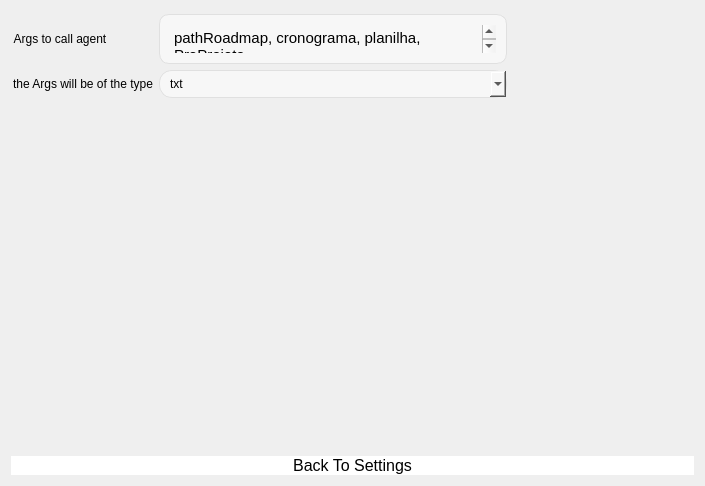
          <widget class="QWidget" name="page_10">
           <layout class="QGridLayout" name="gridLayout_18">
            <item row="1" column="1">
             <spacer name="horizontalSpacer_2">
              <property name="orientation">
               <enum>Qt::Horizontal</enum>
              </property>
              <property name="sizeHint" stdset="0">
               <size>
                <width>40</width>
                <height>20</height>
               </size>
              </property>
             </spacer>
            </item>
            <item row="1" column="0">
             <layout class="QGridLayout" name="gridLayout_32">
              <property name="leftMargin">
               <number>2</number>
              </property>
              <property name="topMargin">
               <number>3</number>
              </property>
              <property name="rightMargin">
               <number>9</number>
              </property>
              <item row="1" column="1">
               <widget class="QTextEdit" name="ArgsCreatetextedit">
                <property name="sizePolicy">
                 <sizepolicy hsizetype="Minimum" vsizetype="Preferred">
                  <horstretch>0</horstretch>
                  <verstretch>0</verstretch>
                 </sizepolicy>
                </property>
                <property name="minimumSize">
                 <size>
                  <width>348</width>
                  <height>50</height>
                 </size>
                </property>
                <property name="maximumSize">
                 <size>
                  <width>347</width>
                  <height>50</height>
                 </size>
                </property>
                <property name="toolTip">
                 <string>&lt;html&gt;&lt;head/&gt;&lt;body&gt;&lt;p&gt;When creating arguments for your agent you can reference the arguments in the message sent to openai, this means you can pass a document to the agent and mention it in the main message of the prompt like {arg}&lt;/p&gt;&lt;/body&gt;&lt;/html&gt;</string>
                </property>
                <property name="styleSheet">
                 <string notr="true">            QTextEdit {
          
                border: 1px solid #E0E0E0;
                padding: 10px;
                border-radius: 10px;
                background-color: #F7F7F7;
                color: black;  /* Cor do texto preto */
                font-family: Arial;
                font-size: 14px;
            }</string>
                </property>
                <property name="html">
                 <string>&lt;!DOCTYPE HTML PUBLIC &quot;-//W3C//DTD HTML 4.0//EN&quot; &quot;http://www.w3.org/TR/REC-html40/strict.dtd&quot;&gt;
&lt;html&gt;&lt;head&gt;&lt;meta name=&quot;qrichtext&quot; content=&quot;1&quot; /&gt;&lt;style type=&quot;text/css&quot;&gt;
p, li { white-space: pre-wrap; }
&lt;/style&gt;&lt;/head&gt;&lt;body style=&quot; font-family:'Arial'; font-size:14px; font-weight:400; font-style:normal;&quot;&gt;
&lt;p style=&quot; margin-top:0px; margin-bottom:0px; margin-left:0px; margin-right:0px; -qt-block-indent:0; text-indent:0px;&quot;&gt;&lt;span style=&quot; font-size:11pt;&quot;&gt;pathRoadmap, cronograma, planilha, PreProjeto&lt;/span&gt;&lt;/p&gt;&lt;/body&gt;&lt;/html&gt;</string>
                </property>
                <property name="placeholderText">
                 <string>pathRoadmap, cronograma, planilha, PreProjeto</string>
                </property>
               </widget>
              </item>
              <item row="1" column="0">
               <widget class="QLabel" name="label_18">
                <property name="sizePolicy">
                 <sizepolicy hsizetype="Fixed" vsizetype="Preferred">
                  <horstretch>0</horstretch>
                  <verstretch>0</verstretch>
                 </sizepolicy>
                </property>
                <property name="toolTip">
                 <string>&lt;html&gt;&lt;head/&gt;&lt;body&gt;&lt;p&gt;When creating arguments for your agent you can reference the arguments in the message sent to openai, this means you can pass a document to the agent and mention it in the main message of the prompt like {arg}&lt;/p&gt;&lt;/body&gt;&lt;/html&gt;</string>
                </property>
                <property name="text">
                 <string>Args to call agent</string>
                </property>
                <property name="alignment">
                 <set>Qt::AlignCenter</set>
                </property>
                <property name="indent">
                 <number>34</number>
                </property>
               </widget>
              </item>
              <item row="2" column="1">
               <widget class="QComboBox" name="CurrentArgs_AgentCreate">
                <property name="sizePolicy">
                 <sizepolicy hsizetype="Fixed" vsizetype="Fixed">
                  <horstretch>0</horstretch>
                  <verstretch>0</verstretch>
                 </sizepolicy>
                </property>
                <property name="minimumSize">
                 <size>
                  <width>348</width>
                  <height>0</height>
                 </size>
                </property>
                <property name="maximumSize">
                 <size>
                  <width>348</width>
                  <height>16777215</height>
                 </size>
                </property>
                <property name="styleSheet">
                 <string notr="true">QComboBox {
    background-color: #F7F7F7;
    border: 1px solid #E0E0E0;
    border-radius: 13px;  /* Borda arredondada */
    color: black;  /* Cor do texto */
    font-size: 12px;  /* Tamanho da fonte */
    padding: 5px 10px;  /* Espaçamento interno */
}

QComboBox:hover {
    background-color: #EDEDED; /* Fundo ao passar o mouse */
}

QComboBox:pressed {
    background-color: #DCDCDC; /* Fundo ao pressionar */
}

QComboBox QAbstractItemView {
    background-color: #F7F7F7;
    border: 1px solid #E0E0E0;
    selection-background-color: #EDEDED;
    selection-color: black;
    border-radius: 10px;  /* Borda arredondada para a lista */
    font-size: 16px; /* Ajuste de fonte para itens */
}
</string>
                </property>
                <item>
                 <property name="text">
                  <string>txt</string>
                 </property>
                </item>
                <item>
                 <property name="text">
                  <string>py</string>
                 </property>
                </item>
               </widget>
              </item>
              <item row="2" column="0">
               <widget class="QLabel" name="label_17">
                <property name="text">
                 <string>the Args will be of the type</string>
                </property>
               </widget>
              </item>
             </layout>
            </item>
            <item row="2" column="0">
             <spacer name="verticalSpacer_6">
              <property name="orientation">
               <enum>Qt::Vertical</enum>
              </property>
              <property name="sizeType">
               <enum>QSizePolicy::Minimum</enum>
              </property>
              <property name="sizeHint" stdset="0">
               <size>
                <width>20</width>
                <height>352</height>
               </size>
              </property>
             </spacer>
            </item>
            <item row="3" column="0" colspan="2">
             <widget class="QCustomQPushButton" name="BacktoEditinstruction_create_2">
              <property name="sizePolicy">
               <sizepolicy hsizetype="Maximum" vsizetype="Maximum">
                <horstretch>0</horstretch>
                <verstretch>0</verstretch>
               </sizepolicy>
              </property>
              <property name="minimumSize">
               <size>
                <width>683</width>
                <height>0</height>
               </size>
              </property>
              <property name="maximumSize">
               <size>
                <width>683</width>
                <height>16777215</height>
               </size>
              </property>
              <property name="styleSheet">
               <string notr="true">            QPushButton {
                background-color: white;

                border-radius: 13px;  /* Borda arredondada (círculo) */
                color: black;  /* Cor do texto alterada para preto */
                font-size: 16px;  /* Ajuste do tamanho do ícone */
            }
            QPushButton:hover {
                background-color: #EDEDED;
            }
            QPushButton:pressed {
                background-color: #DCDCDC;
            }
</string>
              </property>
              <property name="text">
               <string>Back To Settings</string>
              </property>
              <property name="icon">
               <iconset resource="../Qss/icons/_icons.qrc">
                <normaloff>:/material_design/icons/material_design/keyboard_backspace.png</normaloff>:/material_design/icons/material_design/keyboard_backspace.png</iconset>
              </property>
              <property name="iconSize">
               <size>
                <width>27</width>
                <height>27</height>
               </size>
              </property>
             </widget>
            </item>
           </layout>
          </widget>
